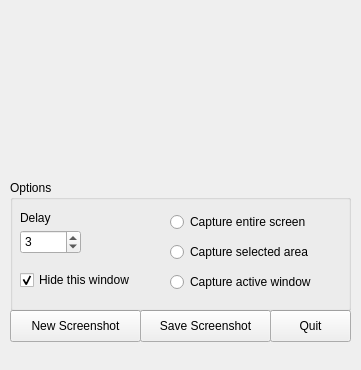
<?xml version="1.0" encoding="UTF-8"?>
<ui version="4.0">
 <class>MainWindow</class>
 <widget class="QMainWindow" name="MainWindow">
  <property name="geometry">
   <rect>
    <x>0</x>
    <y>0</y>
    <width>361</width>
    <height>370</height>
   </rect>
  </property>
  <property name="minimumSize">
   <size>
    <width>361</width>
    <height>370</height>
   </size>
  </property>
  <property name="maximumSize">
   <size>
    <width>361</width>
    <height>370</height>
   </size>
  </property>
  <property name="windowTitle">
   <string>pixmate</string>
  </property>
  <widget class="QWidget" name="centralWidget">
   <widget class="QPushButton" name="screenshotButton">
    <property name="geometry">
     <rect>
      <x>10</x>
      <y>310</y>
      <width>131</width>
      <height>32</height>
     </rect>
    </property>
    <property name="text">
     <string>New Screenshot</string>
    </property>
   </widget>
   <widget class="QPushButton" name="saveButton">
    <property name="geometry">
     <rect>
      <x>140</x>
      <y>310</y>
      <width>131</width>
      <height>32</height>
     </rect>
    </property>
    <property name="text">
     <string>Save Screenshot</string>
    </property>
   </widget>
   <widget class="QPushButton" name="quitButton">
    <property name="geometry">
     <rect>
      <x>270</x>
      <y>310</y>
      <width>81</width>
      <height>32</height>
     </rect>
    </property>
    <property name="text">
     <string>Quit</string>
    </property>
   </widget>
   <widget class="QLabel" name="screenshotLabel">
    <property name="geometry">
     <rect>
      <x>10</x>
      <y>10</y>
      <width>59</width>
      <height>16</height>
     </rect>
    </property>
    <property name="text">
     <string/>
    </property>
   </widget>
   <widget class="QGroupBox" name="optionsGroupBox">
    <property name="geometry">
     <rect>
      <x>10</x>
      <y>180</y>
      <width>341</width>
      <height>131</height>
     </rect>
    </property>
    <property name="title">
     <string>Options</string>
    </property>
    <widget class="QCheckBox" name="hideCheckBox">
     <property name="geometry">
      <rect>
       <x>10</x>
       <y>90</y>
       <width>131</width>
       <height>20</height>
      </rect>
     </property>
     <property name="text">
      <string>Hide this window</string>
     </property>
     <property name="checked">
      <bool>true</bool>
     </property>
    </widget>
    <widget class="QSpinBox" name="delaySpinBox">
     <property name="geometry">
      <rect>
       <x>10</x>
       <y>50</y>
       <width>61</width>
       <height>24</height>
      </rect>
     </property>
     <property name="value">
      <number>3</number>
     </property>
    </widget>
    <widget class="QLabel" name="delayLabel">
     <property name="geometry">
      <rect>
       <x>10</x>
       <y>30</y>
       <width>59</width>
       <height>16</height>
      </rect>
     </property>
     <property name="text">
      <string>Delay</string>
     </property>
    </widget>
    <widget class="QRadioButton" name="screenRadioButton">
     <property name="geometry">
      <rect>
       <x>160</x>
       <y>30</y>
       <width>171</width>
       <height>24</height>
      </rect>
     </property>
     <property name="text">
      <string>Capture entire screen</string>
     </property>
    </widget>
    <widget class="QRadioButton" name="selectionRadioButton">
     <property name="geometry">
      <rect>
       <x>160</x>
       <y>60</y>
       <width>171</width>
       <height>24</height>
      </rect>
     </property>
     <property name="text">
      <string>Capture selected area</string>
     </property>
    </widget>
    <widget class="QRadioButton" name="windowRadioButton">
     <property name="geometry">
      <rect>
       <x>160</x>
       <y>90</y>
       <width>181</width>
       <height>24</height>
      </rect>
     </property>
     <property name="text">
      <string>Capture active window</string>
     </property>
    </widget>
   </widget>
  </widget>
  <widget class="QMenuBar" name="menuBar">
   <property name="geometry">
    <rect>
     <x>0</x>
     <y>0</y>
     <width>361</width>
     <height>23</height>
    </rect>
   </property>
   <property name="styleSheet">
    <string notr="true">padding: 0px;</string>
   </property>
  </widget>
 </widget>
 <layoutdefault spacing="6" margin="11"/>
 <resources/>
 <connections/>
</ui>
